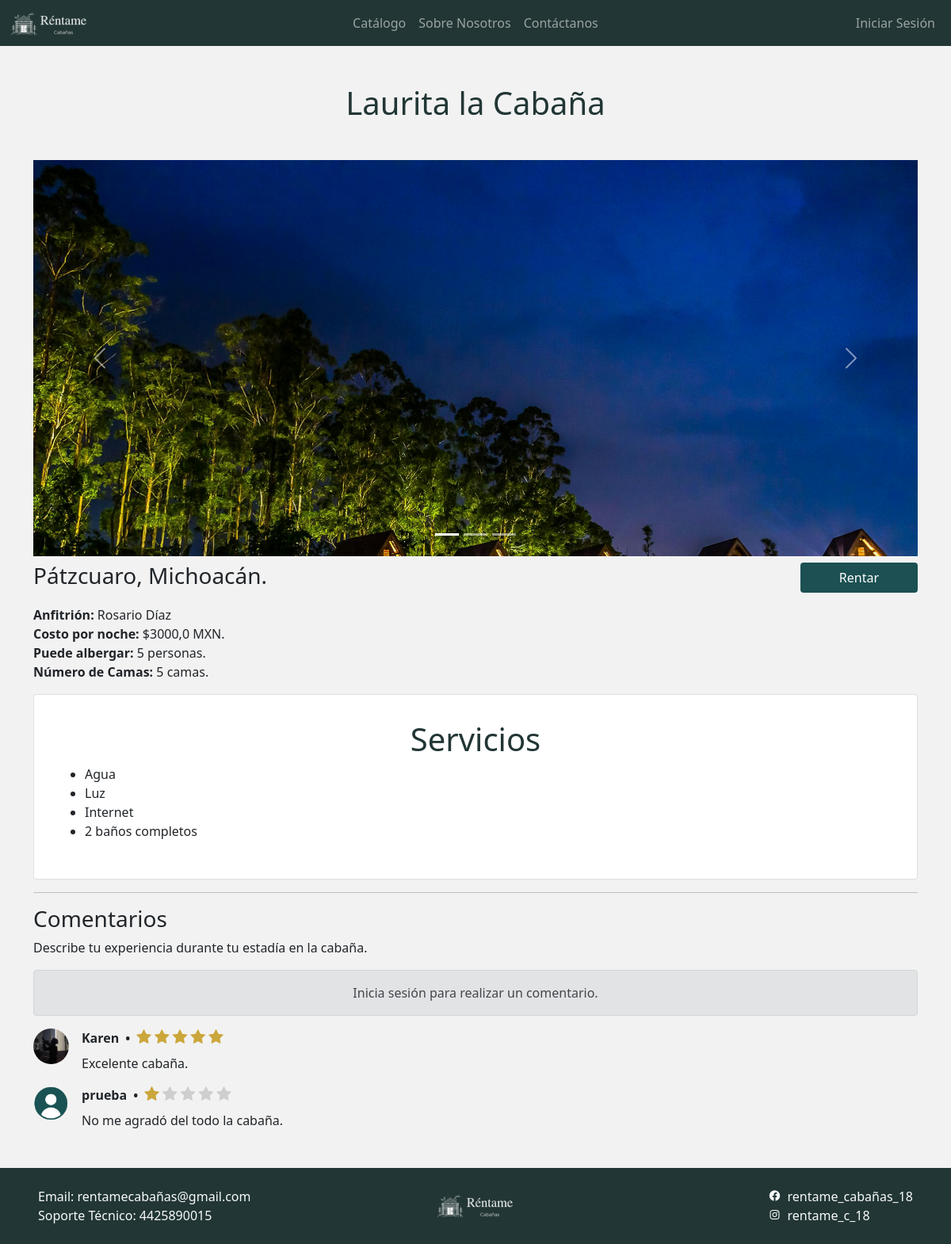
The page /vista_cabana_usuario/4 on the database its author committed.
### admin_cabanas/models.py (models this page shows, shortened)
class Cabana(models.Model):
    id = models.AutoField(primary_key=True)
    nombre = models.CharField(max_length=80)
    anfitrion = models.CharField(max_length=80)
    capacidad = models.IntegerField()
    camas = models.IntegerField()
    costo_noche = models.FloatField()
    servicios = RichTextField(max_length=500)
    ubicacion = models.TextField()
    descripcion = RichTextField(max_length=300) #Agregar a settings:   'ckeditor',
    creado = models.DateTimeField(auto_now_add=True, null=True) #Fecha y tiempo
    actualizado = models.DateTimeField(auto_now=True, null=True)
    class Meta:
        verbose_name="Cabaña"
        verbose_name_plural="Cabañas"
        ordering = ["-creado"]

class ImagenCabana(models.Model):
    id = models.AutoField(primary_key=True)
    cabana = models.ForeignKey(Cabana, on_delete=models.CASCADE, related_name="imagenes")
    ruta = models.ImageField(upload_to="imgCabanas", verbose_name="Ruta_Imagen") # Se debe crear la carpeta media/imgCabanas
    creado = models.DateTimeField(auto_now_add=True, null=True) #Fecha y tiempo
    actualizado = models.DateTimeField(auto_now=True, null=True)

### valoraciones/models.py (models this page shows, shortened)
class Valoracion(models.Model):
    id = models.AutoField(primary_key=True)
    comentario = models.CharField(max_length=300)
    numero_estrellas = models.IntegerField(
        default=0,
        validators=[
            MaxValueValidator(5),
            MinValueValidator(0),
        ],
        null=False,
        blank=False
    )
    usuario = models.ForeignKey(Usuario, on_delete=models.CASCADE, null=False, blank=False)
    cabana = models.ForeignKey(Cabana, on_delete=models.CASCADE, null=False, blank=False)
    creado = models.DateTimeField(auto_now=True, null=True) #Fecha y tiempo
    actualizado = models.DateTimeField(auto_now_add=True, null=True)
    class Meta:
        verbose_name="Valoración"
        verbose_name_plural="Valoraciones"
        ordering = ["-creado"]

### admin_users/models.py (models this page shows)
class Usuario(AbstractUser):
    telefono = models.CharField(null=True,max_length=10)
    imagen = models.ImageField(upload_to='imgUsers/', null=True, blank=True, verbose_name='Imagen')

### cabanas/views.py (the view)
# urls.py: path('vista_cabana_usuario/<int:id>', views_cabanas.vista_cabana_usuario, name='Vista_Cabana_Usuario'),
def vista_cabana_usuario(request, id):
    cabana = Cabana.objects.get(id=id)
    usuario = request.user
    imagenes_cabana = ImagenCabana.objects.filter(cabana=id)
    if usuario.is_authenticated:
        aprobacion_comentario = Renta.objects.filter(usuario=usuario, cabana=cabana).exists()
        verificacion_valoracion = Valoracion.objects.filter(usuario=usuario, cabana=cabana).exists()
    else:
        aprobacion_comentario = False
        verificacion_valoracion = False
    valoraciones = Valoracion.objects.filter(cabana=id)
    return render(
        request,
        'cabanas/vista_cabana_usuario.html',
        {
            'cabanas':cabana,
            'valoraciones':valoraciones,
            'aprobacion_comentario':aprobacion_comentario,
            'verificacion_valoracion':verificacion_valoracion,
            'imagenes_cabana':imagenes_cabana,
        }
    )

### cabanas/templates/cabanas/vista_cabana_usuario.html (shortened to what this page needs)
{% extends "cabanas/layout.html" %}
{% block nombreApartado %}{{cabanas.nombre}}{% endblock nombreApartado %}
{% load static %}
{% block contenido %}
{% if imagenes_cabana %}
<div id="carouselExampleControls" class="carousel slide" data-bs-ride="carousel">
    <ol class="carousel-indicators">
        {% for i in imagenes_cabana %}
            <li data-bs-target="#carouselExampleDark" data-bs-slide-to="{{ forloop.counter0 }}"{% if forloop.first %} class="active" {% endif %}></li>
        {% endfor %}
    </ol>
    <div class="carousel-inner" style="height: 500px;">
        {% for imagen in imagenes_cabana %}
        <div class="carousel-item {% if forloop.first %}active{% endif %}">
            <img src="{{ imagen.ruta.url }}" class="d-block w-100 img-fluid">
        </div>
        {% endfor %}
    </div>
    <button class="carousel-control-prev" type="button" data-bs-target="#carouselExampleControls" data-bs-slide="prev">
      <span class="carousel-control-prev-icon" aria-hidden="true"></span>
    </button>
    <button class="carousel-control-next" type="button" data-bs-target="#carouselExampleControls" data-bs-slide="prev">
      <span class="carousel-control-next-icon" aria-hidden="true"></span>
    </button>
</div>
{% else %}
    <p class="text-muted text-center pt-5">No hay imágenes para mostrar.</p>
{% endif %}
<div class="d-flex bd-highlight">
  <p class="h3 fw-light w-100 bd-highlight my-2">{{cabanas.ubicacion}}</p>
  <form action="{% url 'Rentar_Cabana' cabanas.id%}" id="renta" method="get">
    <button type="submit" form="renta" value="Submit" class="btn-sample btn mb-3 px-5 my-2">Rentar</button>
  </form>
</div>
<p class="card-text"><b>Anfitrión: </b> {{cabanas.anfitrion}} <br> <b>Costo por noche: </b>${{cabanas.costo_noche}} MXN. <br> <b>Puede albergar: </b> {{cabanas.capacidad}} personas. <br> <b>Número de Camas: </b>{{cabanas.camas}} camas.</p>
<div class="card p-3">
  <div class="card-body">
    <div class="text-center">
      <h1 class="mb-2 h-title text-center h1 fw-normal">Servicios</h1>
    </div>
     {{cabanas.servicios|safe}}
  </div>
</div>
<hr>
<p class="h3 fw-light w-100 bd-highlight my-2">Comentarios</p>
<p>Describe tu experiencia durante tu estadía en la cabaña.</p>
{% if user.is_authenticated %}
  {% if aprobacion_comentario %}
    {% if verificacion_valoracion %}
      <div class="alert alert-warning text-center" role="alert">
        Previamente, has realizado un comentario para esta cabaña.
      </div>
    {% else %}
      <form action="{% url 'RegistrarValoracion' cabanas.id %}" method="POST">
        {% csrf_token %}
        <div class="ratings pb-3" id="rating">
          <input type="hidden" name="numero_estrellas" value="0" required>
          <input type="hidden" name="usuario" id="usuario" value="{{ user.id }}" required>
          <input type="hidden" name="cabana" id="cabana" value="{{ cabanas.id }}" required>
          <span class="fa fa-star animated-star" data-value="1" id="1"></span>
          <span class="fa fa-star animated-star" data-value="2" id="2"></span>
          <span class="fa fa-star animated-star" data-value="3" id="3"></span>
          <span class="fa fa-star animated-star" data-value="4" id="4"></span>
          <span class="fa fa-star animated-star" data-value="5" id="5"></span>
          <p id="Calificación-value">Calificación: 0/5 estrellas</p>
          <p id="calif">Valoración: </p>
        </div>
        <div class="input-group">
          <input type="text" class="form-control border-end-0 border" name="comentario" placeholder="Escribe aquí..." required>
          <button type="submit" class="btn-enviar-comentario btn btn-outline-secondary border-start-0 border">
            <i class='bx bx-sm bxs-send'></i>
          </button>
        </div>
      </form>
    {% endif %}
  {% else %}
    <div class="alert alert-warning text-center" role="alert">
      No has rentado esta cabaña, por lo tanto, no puedes realizar un comentario.
    </div>
  {% endif %}
{% else %}
  <div class="alert alert-secondary text-center" role="alert">
    Inicia sesión para realizar un comentario.
  </div>
{% endif %}
{% if valoraciones %}
  {% for valoracion in valoraciones %}
  <div class="d-flex align-items-start mt-3">
    <div class="flex-shrink-0">
      {% if valoracion.usuario.imagen %}
        <img class="rounded-circle" width="45" height="45" alt="icono_perfil" src="{{valoracion.usuario.imagen.url}}" style="object-fit: cover;"/>
      {% else %}
        <img class="rounded-circle" width="45" height="45" alt="icono_perfil" src="{% static 'admin_users/images/icono_perfil.webp' %}" />
      {% endif %}
    </div>
    <div class="flex-grow-1 ms-3">
      <div class="d-flex align-items-center mb-2">
        <b>{{valoracion.usuario}} </b>
        <b class="px-2"> • </b>
        <div class="ratings">
          <i class="fa fa-star {% if valoracion.numero_estrellas > 0 %}rating-color{% endif %}" id=""></i>
          <i class="fa fa-star {% if valoracion.numero_estrellas > 1 %}rating-color{% endif %}"></i>
          <i class="fa fa-star {% if valoracion.numero_estrellas > 2 %}rating-color{% endif %}"></i>
          <i class="fa fa-star {% if valoracion.numero_estrellas > 3 %}rating-color{% endif %}"></i>
          <i class="fa fa-star {% if valoracion.numero_estrellas > 4 %}rating-color{% endif %}"></i>
        </div>
      </div>
      <p class="mb-0">
        {{valoracion.comentario}}
      </p>
    </div>
  </div>
  {% endfor %}
{% else %}
<p class="text-muted text-center pt-5"> No hay comentarios para mostrar.</p>
{% endif %}
{% endblock %}

### cabanas/static/cabanas/css/estilo.css (style rules this page uses)
body { margin: 0; font-size: 1rem; font-weight: 400; color: #212529; text-align: left; background-color: #f2f2f2 !important; }
.ratings { text-align: center; }
.ratings i { color: #cecece; font-size: 20px; }
.rating-color { color: #CBA73B !important; }
hr { border: 0; height: 1px; background-color: #0a0c0d; }
.h-title { color: #213635 !important; }
.btn-sample { color: #ffffff !important; background-color: #1C5052 !important; border-color: #1C5052; }

### cabanas/static/cabanas/css/estrellas.css (style rules this page uses)
.ratings { text-align: center; }

### rows shown on the page
Cabana: nombre "Laurita la Cabaña", ubicacion "Pátzcuaro, Michoacán.", anfitrion "Rosario Díaz", costo_noche "3000,0", capacidad "5", camas "5", servicios "Agua Luz Internet 2 baños completos"
ImagenCabana: ruta (picture)
Valoracion: usuario.imagen (picture), usuario "Karen", numero_estrellas 5 (drawn), comentario "Excelente cabaña."
Valoracion: usuario.imagen (picture), usuario "prueba", numero_estrellas 1 (drawn), comentario "No me agradó del todo la cabaña."
